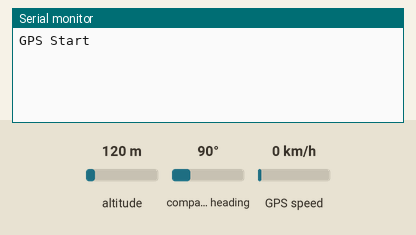
A sketch run on a simulated Arduino Uno, built with avr-gcc and run on an emulated ATmega328P. Parts: the last lines printed to the serial monitor. Inputs (shaded band) come from the test bench; at power-on: altitude 120 m, GPS speed 0 km/h, compass heading 90°. The GPS gets a fix after 3 s at 37.7749, -122.4194 with 8 satellites.

Above: at 1.2 s.
1.3 s: altitude set to 20 m
At 3.6 s:
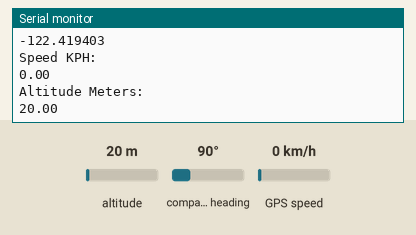
4.5 s: GPS speed set to 2 km/h
At 5.9 s:
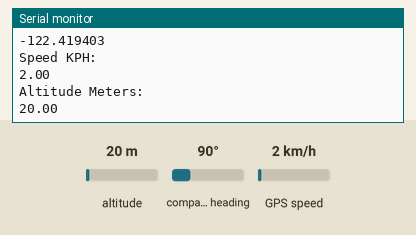
Timing chart, 0 to 7.5 s (numbered marks = the images above; inputs shaded):
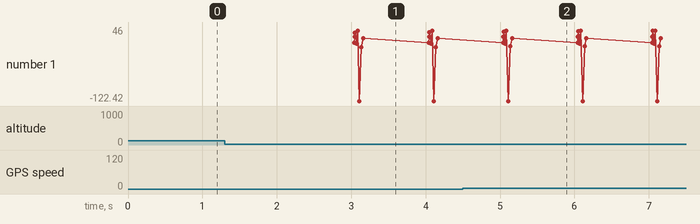

Measured:
- after the input at 1.3 s, the serial monitor: prints a new line after 1.9 s (image 1)
- after the input at 4.5 s, the serial monitor: prints a new line after 0.64 s (image 2)

The sketch:

GPS.ino
```cpp
#include <SoftwareSerial.h>
#include <TinyGPS++.h>

SoftwareSerial serial_connection(0, 1); //RX=pin 10, TX=pin 11
TinyGPSPlus gps;//This is the GPS object that will pretty much do all the grunt work with the NMEA data
void setup()
{
  Serial.begin(9600);//This opens up communications to the Serial monitor in the Arduino IDE
  serial_connection.begin(9600);//This opens up communications to the GPS
  Serial.println("GPS Start");//Just show to the monitor that the sketch has started
}

void loop()
{
  while(serial_connection.available())//While there are characters to come from the GPS
  {
    gps.encode(serial_connection.read());//This feeds the serial NMEA data into the library one char at a time
  }
  if(gps.location.isUpdated())//This will pretty much be fired all the time anyway but will at least reduce it to only after a package of NMEA data comes in
  {
    //Get the latest info from the gps object which it derived from the data sent by the GPS unit
    Serial.println("Time:");
    Serial.println(gps.time.hour());
    Serial.println(gps.time.minute());
    Serial.println(gps.time.second());
    Serial.println("Satellite Lock:");
    Serial.println(gps.satellites.value());
    Serial.println("Latitude:");
    Serial.println(gps.location.lat(), 6);
    Serial.println("Longitude:");
    Serial.println(gps.location.lng(), 6);
    Serial.println("Speed KPH:");
    Serial.println(gps.speed.kmph());
    Serial.println("Altitude Meters:");
    Serial.println(gps.altitude.meters());
    Serial.println("");
  }
}
```
